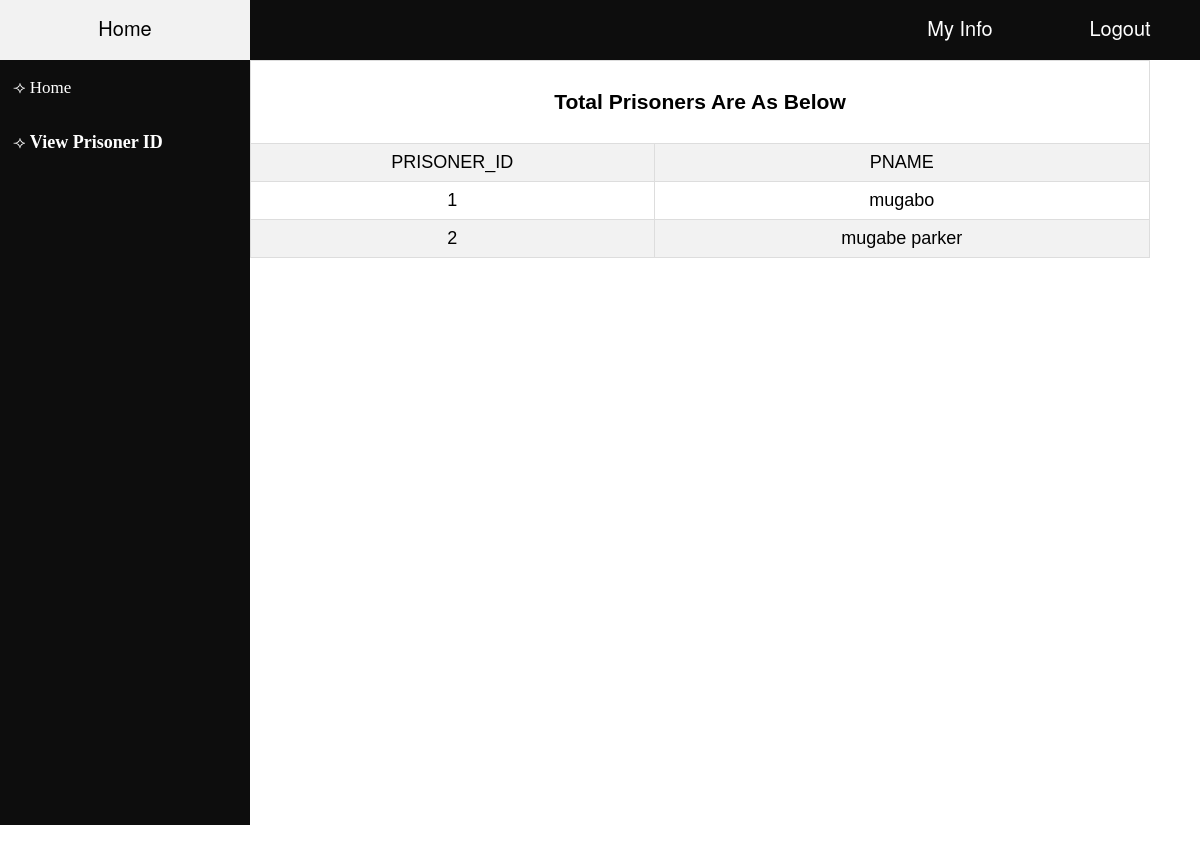
Page /registerview.php on the committed database.
### tables this page shows
CREATE TABLE `prison1` (
  `PRISONER_ID` int(255) NOT NULL,
  `PNAME` varchar(255) NOT NULL,
  `DOB` varchar(255) NOT NULL,
  `RELEASE_DATE` varchar(255) NOT NULL,
  `ADMISSION_DATE` varchar(255) NOT NULL,
  `gender` text NOT NULL,
  `CASETYPE` varchar(255) NOT NULL
);

### registerview.php (the view, shortened to what this page needs)
<?php
require 'connection.php';
?>
<!doctype html>
<html>
<head>
<link href="css/Layout.css" rel="stylesheet" type="text/css" />
<link href="css/Menu.css" rel="stylesheet" type="text/css" />
<link href="css/LeftSidePanel.css" rel="stylesheet" type="text/css" />
<link href="css/botton.css" rel="stylesheet" type="text/css" />
<link href="css/dropdown.css" rel="stylesheet" type="text/css"/>
</head>
<body>
	<div id="Holder">
<div id="Navbar">
	  <nav>
				<ul>
					<li><a href="AdminLogOut.php" title="Logout">Logout</a></li>
	    			<li><a href="UpdateAdminAccount.php" title="My Info">My Info</a></li>
	    			<li id="Logo"><a href="AdminAccount.php" title="PRISON MANGEMENT">Home</a>		  		</ul>
  </nav>
	  <div id="Content">
			<div id="contentLeft">
	  <table width="100%" cellpadding="11px">
			    <tbody>
			      <tr>
			        <td><a href="Account.php" title="home">⟢ Home</a></td>
		          </tr>
				  <tr>
					<td><a href="registerview.php" title="Check Visit Status">⟢ <strong style="font-size: 18px; text-align: left;">View Prisoner ID</strong></a></td>
	                 </tr>
			      <tr>
			        <td height="600"></td>
		          </tr>
      </table>
			  <h2>&nbsp;</h2>
	</div>
			<div id="contentRight" align="center">
			  <form action="" style="StyleTextField" id="form1" name="form1" method="post" >
			  <table id="customers" width="104%" cellpadding="0">
  <tbody >
    <tr>
      <td colspan="11"><h3>Total Prisoners Are As Below</h3></td>
      </tr>
    <tr>
      <td width="11%">PRISONER_ID</td>
      <td width="15%">PNAME</td>
    </tr>
    <?php
	 $res=mysqli_query($conn,"SELECT PRISONER_ID,PNAME FROM prison1");
	  while($row=mysqli_fetch_array($res))
	  {
	 ?>
    <tr>
      <td><?php echo $row["PRISONER_ID"]; ?></td>
      <td><?php echo $row["PNAME"]; ?></td>
    </tr>
    <?php
	  }
	  ?>
  </tbody>
</table>
			  </form>
	    </div>
	  </div>
		<div id="Footer"></div>
	</div>
</body>
</html>

### css/Layout.css (style rules this page uses)
body { margin:0; padding:0; }
body, html { height: 100%; }
#Holder { width: 100%; height: 100%; margin-left: auto; margin-right: auto; }
#Navbar { height: 60px; background-color: rgb(13,13,13); }
#Content { height: auto; clear: both; overflow: auto; text-align: center; }
#contentLeft { height: auto; width: 250px; float: left; background-color: rgb(13,13,13); }
#contentRight { width: 75%; float:left; }
#Footer { height: 100px; text-align: right; font-size: 16px; }
h2 { margin: 0; font-family: Gotham, Helvetica Neue, Helvetica, Arial," sans-serif"; font-weight: bolder; color: #666; }
#customers { font-family: "Trebuchet MS", Arial, Helvetica, sans-serif; border-collapse: collapse; width: 100%; }
#customers td, #customers th { border: 1px solid #ddd; padding: 8px; text-align: center; font-size: 18px; }
#customers tr:nth-child(even) { background-color: #f2f2f2; }

### css/Menu.css (style rules this page uses)
nav ul { margin:0; padding: 0; font-family: Gotham, Helvetica Neue, Helvetica, Arial," sans-serif"; }
nav ul a { color: #000000; }
#Logo { float: left; width: 250px; font-size: 20px; }
nav ul li { list-style-type: none; float: right; display: block; width: 160px; height: 60px; text-align: center; line-height: 55px; }
nav ul li a { text-decoration: none; color: #FFFFFF; font-size: 20px; }

### css/LeftSidePanel.css (style rules this page uses)
#contentLeft { list-style-type: none; float: left; display: block; width: 250px; text-align: left; line-height: 30px; font-size: 17px; }
#contentLeft table td a { text-decoration: none; color: #FFFFFF; }

### rows in the picture
prison1: PRISONER_ID "1", PNAME "mugabo"
prison1: PRISONER_ID "2", PNAME "mugabe parker"
